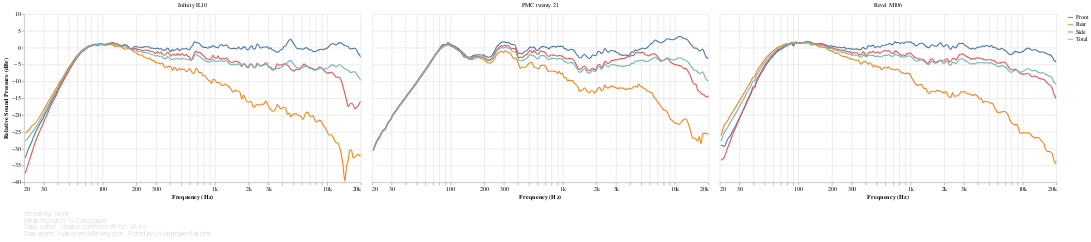

Notebook source saved alongside this figure:
### Markdown cell above
[ANSI-CTA-2034-A](https://shop.cta.tech/products/standard-method-of-measurement-for-in-home-loudspeakers) section 5.2 defines the following Horizontal Reflection curves as the power average of the responses at the following horizontal angles:

- **Front**: ±0-30°
- **Side**: ±40-80°
- **Rear**: ±90-180° (i.e. rear semicircle)

### Code cell
#@markdown
def reflection_responses_chart(axis):
    return conditional_chart(max_sidebyside_speaker_count, lambda: frequency_response_db_chart(
        speakers_fr_ready
            .loc[:, f'{axis} Reflections']
            .rename_axis(columns=['Direction'])
            .rename(columns=lambda column:
                    re.sub(f' ?{axis} ?', '', re.sub(' ?Reflection ?', '', column))),
        lambda chart: lsx.util.pipe(chart
            .encode(sound_pressure_yaxis(), key_color()),
            speaker_facet, speaker_input),
        lambda chart: lsx.alt.interactive_line(chart),
        fold={},
        additional_tooltips=[alt.Tooltip('key', type='nominal', title='Direction')],
        sidebyside=True))

reflection_responses_chart('Horizontal')

### Figure 1 — Vega-Lite specification as saved in the notebook (floating-point values rounded to 4 significant figures; data arrays with more than 128 entries replaced by an {"elided": "..."} marker saying what was removed)
{"config": {"view": {"continuousWidth": 400, "continuousHeight": 300, "opacity": 0}}, "vconcat": [{"data": {"name": "data-b521b84693bf052b04369126f038b42c"}, "facet": {"type": "nominal", "field": "speaker", "title": null}, "spec": {"layer": [{"mark": {"type": "line", "clip": true, "interpolate": "monotone"}, "encoding": {"opacity": {"condition": {"value": 1, "selection": "selector026"}, "value": 0.2}}, "selection": {"selector026": {"type": "multi", "encodings": ["color"], "bind": "legend"}, "selector028": {"type": "interval", "bind": "scales", "encodings": ["x", "y"]}, "selector029": {"type": "single", "fields": ["speaker"], "bind": {"input": "select", "options": [null, "Infinity IL10", "PMC twenty.21", "Revel M106"], "labels": ["All", "Infinity IL10", "PMC twenty.21", "Revel M106"], "name": "Speaker: "}}}}, {"mark": {"type": "circle", "clip": true, "size": 100}, "encoding": {"fillOpacity": {"condition": {"value": 0.3, "selection": "selector027"}, "value": 0}}, "selection": {"selector027": {"type": "single", "on": "mouseover", "clear": "mouseout", "empty": "none", "encodings": ["x", "y"]}}}], "encoding": {"color": {"type": "nominal", "field": "key", "legend": {"symbolType": "stroke"}, "sort": null, "title": null}, "tooltip": [{"type": "nominal", "field": "key", "title": "Direction"}, {"type": "quantitative", "field": "frequency", "format": ".03s", "title": "Frequency (Hz)"}, {"type": "quantitative", "field": "value", "format": ".2f", "title": "Value (dB)"}], "x": {"type": "quantitative", "axis": {"format": "s"}, "field": "frequency", "scale": {"base": 10, "domain": [20, 20000], "nice": false, "type": "log"}, "title": "Frequency (Hz)"}, "y": {"type": "quantitative", "axis": {"grid": true}, "field": "value", "scale": {"domain": [-40, 10]}, "title": ["Relative Sound Pressure (dBr)"]}}, "height": 300, "transform": [{"flatten": ["frequency", "Front", "Rear", "Side", "Total"]}, {"fold": ["Front", "Rear", "Side", "Total"]}], "width": 600}, "transform": [{"filter": {"selection": "selector029"}}]}, {"mark": "text", "height": 1, "title": {"text": ["Smoothing: None", "Mean resolution: 19.5 pts/octave", "Data License: Creative Commons BY-NC-SA 4.0", "Data: amirm, AudioScienceReview.com - Plotted by Loudspeaker Explorer"], "anchor": "start", "color": "gray", "fontSize": 10, "fontWeight": "lighter"}, "width": 600}], "resolve": {"legend": {"color": "independent"}}, "$schema": "https://vega.github.io/schema/vega-lite/v4.8.1.json", "datasets": {"data-b521b84693bf052b04369126f038b42c": [{"speaker": "Infinity IL10", "frequency": {"elided": "194 float values"}, "Front": {"elided": "194 float values"}, "Rear": {"elided": "194 float values"}, "Side": {"elided": "194 float values"}, "Total": {"elided": "194 float values"}}, {"speaker": "PMC twenty.21", "frequency": {"elided": "194 float values"}, "Front": {"elided": "194 float values"}, "Rear": {"elided": "194 float values"}, "Side": {"elided": "194 float values"}, "Total": {"elided": "194 float values"}}, {"speaker": "Revel M106", "frequency": {"elided": "194 float values"}, "Front": {"elided": "194 float values"}, "Rear": {"elided": "194 float values"}, "Side": {"elided": "194 float values"}, "Total": {"elided": "194 float values"}}]}}
